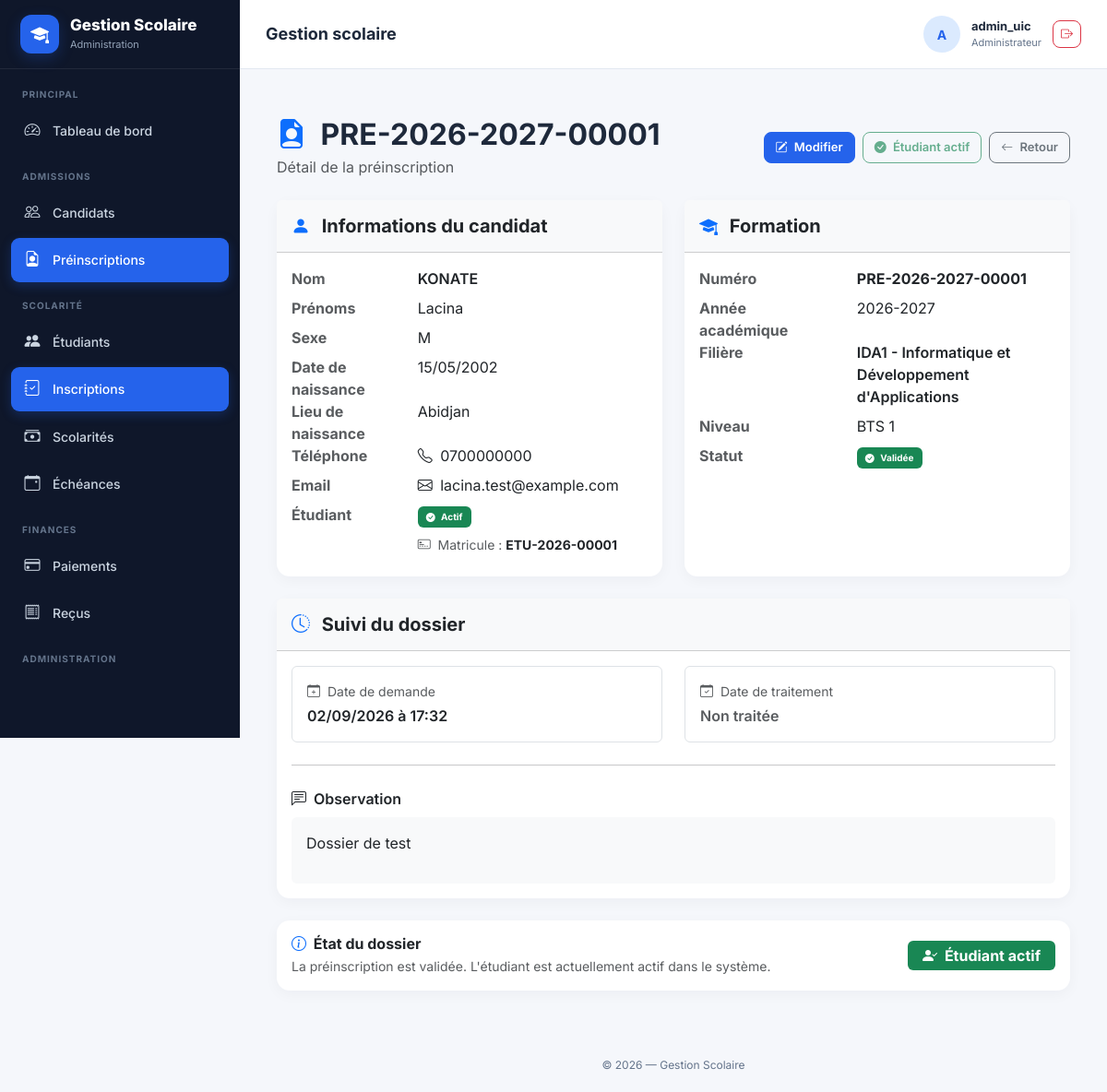
Page /preinscriptions/1/ (signed in) on the earlier database version.
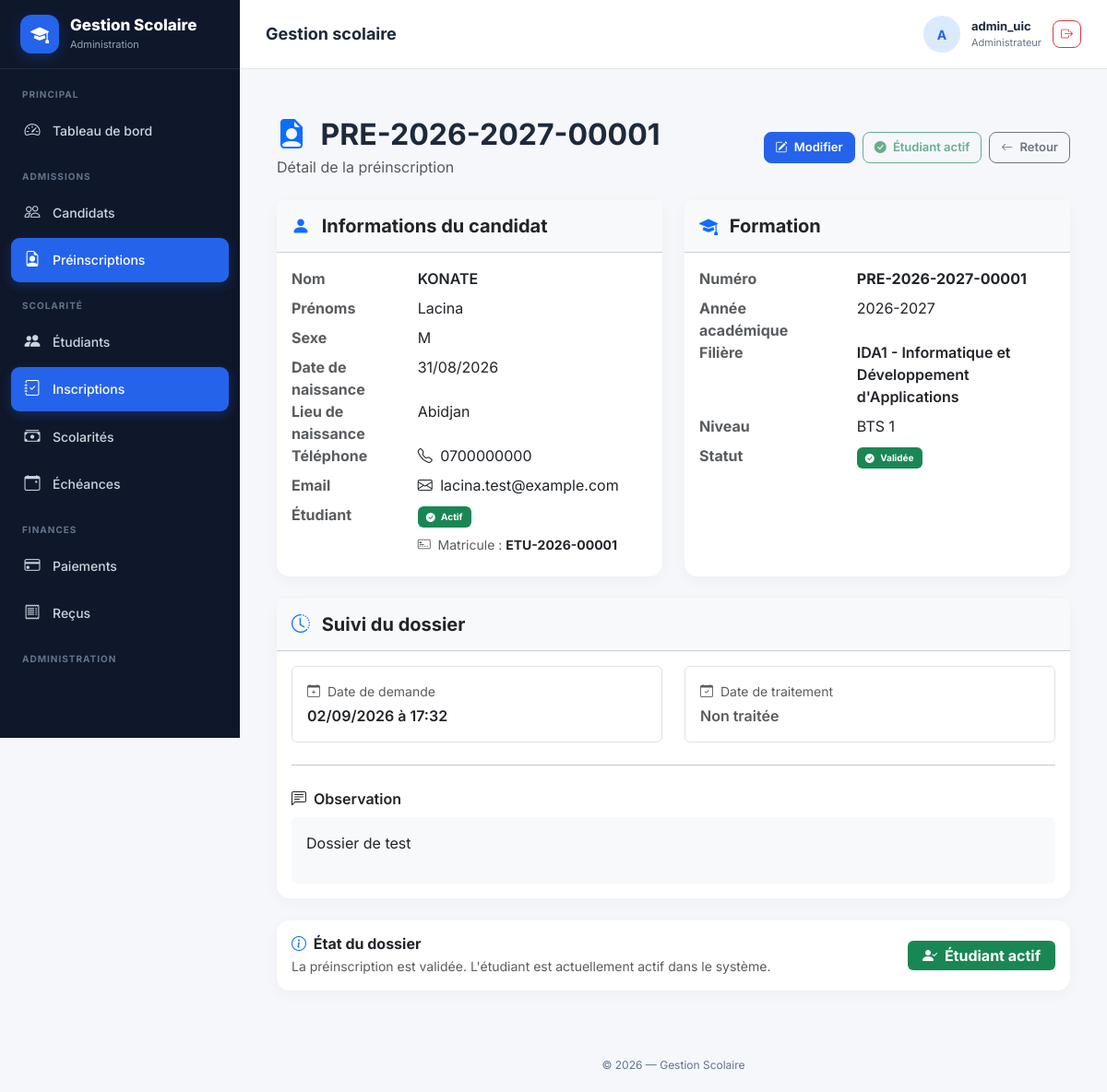
Same page on the later database version.
### gestion/models.py (models this page shows, shortened)
class Preinscription(models.Model):
    STATUT_CHOICES = [
        ("EN_ATTENTE", "En attente"),
        ("DOSSIER_INCOMPLET", "Dossier incomplet"),
        ("DOSSIER_COMPLET", "Dossier complet"),
        ("VALIDEE", "Validée"),
        ("REJETEE", "Rejetée"),
    ]
    numero = models.CharField(
        max_length=30,
        unique=True,
        editable=False
    )
    candidat = models.ForeignKey(
        Candidat,
        on_delete=models.PROTECT,
        related_name="preinscriptions"
    )
    annee_academique = models.ForeignKey(
        AnneeAcademique,
        on_delete=models.PROTECT,
        related_name="preinscriptions"
    )
    filiere = models.ForeignKey(
        Filiere,
        on_delete=models.PROTECT,
        related_name="preinscriptions"
    )
    niveau = models.ForeignKey(
        Niveau,
        on_delete=models.PROTECT,
        related_name="preinscriptions"
    )
    statut = models.CharField(
        max_length=30,
        choices=STATUT_CHOICES,
        default="EN_ATTENTE"
    )
    date_demande = models.DateTimeField(
        auto_now_add=True
    )
    date_traitement = models.DateTimeField(
        null=True,
        blank=True
    )
    observation = models.TextField(
        blank=True
    )
    class Meta:
        verbose_name = "Préinscription"
        verbose_name_plural = "Préinscriptions"
        ordering = ["-date_demande"]
        constraints = [
            models.UniqueConstraint(
                fields=[
                    "candidat",
                    "annee_academique",
                ],
                name="unique_preinscription_candidat_annee"
            )
        ]

class Candidat(models.Model):
    SEXE_CHOICES = [
        ("M", "Masculin"),
        ("F", "Féminin"),
    ]
    matricule_candidat = models.CharField(
        max_length=30,
        unique=True,
        editable=False,
    )
    nom = models.CharField(
        max_length=100
    )
    prenoms = models.CharField(
        max_length=150
    )
    sexe = models.CharField(
        max_length=1,
        choices=SEXE_CHOICES
    )
    date_naissance = models.DateField()
    lieu_naissance = models.CharField(
        max_length=150
    )
    nationalite = models.CharField(
        max_length=100,
        default="Ivoirienne"
    )
    photo = models.ImageField(
        upload_to="candidats/photos/",
        null=True,
        blank=True,
        validators=[FileExtensionValidator(allowed_extensions=["jpg", "jpeg", "png"])],
    )
    telephone = models.CharField(
        max_length=30
    )
    email = models.EmailField(
        blank=True,
        null=True
    )
    adresse = models.CharField(
        max_length=255,
        blank=True
    )
    ville = models.CharField(
        max_length=100,
        blank=True
    )
    dernier_diplome = models.CharField(
        max_length=150,
        blank=True
    )
    serie_diplome = models.CharField(
        max_length=100,
        blank=True
    )
    annee_obtention = models.PositiveIntegerField(
        null=True,
        blank=True
    )
    etablissement_origine = models.CharField(
        max_length=200,
        blank=True
    )
    date_creation = models.DateTimeField(
        auto_now_add=True
    )
    date_modification = models.DateTimeField(
        auto_now=True
    )
    actif = models.BooleanField(
        default=True
    )
    class Meta:
        verbose_name = "Candidat"
        verbose_name_plural = "Candidats"
        ordering = ["nom", "prenoms"]

class Etudiant(models.Model):
    matricule = models.CharField(
        max_length=30,
        unique=True,
        editable=False
    )
    candidat = models.OneToOneField(
        Candidat,
        on_delete=models.PROTECT,
        related_name="etudiant"
    )
    date_creation = models.DateTimeField(
        auto_now_add=True
    )
    actif = models.BooleanField(
        default=True
    )
    class Meta:
        verbose_name = "Étudiant"
        verbose_name_plural = "Étudiants"
        ordering = ["matricule"]

class AnneeAcademique(models.Model):
    libelle = models.CharField(
        max_length=20,
        unique=True
    )
    date_debut = models.DateField(
        null=True,
        blank=True
    )
    date_fin = models.DateField(
        null=True,
        blank=True
    )
    active = models.BooleanField(
        default=False
    )
    class Meta:
        verbose_name = "Année académique"
        verbose_name_plural = "Années académiques"
        ordering = ["-libelle"]
    def __str__(self):
        return self.libelle

class Filiere(models.Model):
    code = models.CharField(
        max_length=20,
        unique=True
    )
    nom = models.CharField(
        max_length=150
    )
    active = models.BooleanField(
        default=True
    )
    class Meta:
        verbose_name = "Filière"
        verbose_name_plural = "Filières"
        ordering = ["nom"]
    def __str__(self):
        return f"{self.code} - {self.nom}"

class Niveau(models.Model):
    code = models.CharField(
        max_length=20,
        unique=True
    )
    nom = models.CharField(
        max_length=100
    )
    ordre = models.PositiveIntegerField(
        default=1
    )
    active = models.BooleanField(
        default=True
    )
    class Meta:
        verbose_name = "Niveau"
        verbose_name_plural = "Niveaux"
        ordering = ["ordre"]
    def __str__(self):
        return self.nom

### gestion/views.py (the view)
@login_required
@permission_required('gestion.view_preinscription', raise_exception=True)
def preinscription_detail(request, pk):
    preinscription = get_object_or_404(
        Preinscription.objects.select_related(
            "candidat",
            "annee_academique",
            "filiere",
            "niveau",
        ),
        pk=pk
    )
    return render(
        request,
        "gestion/preinscriptions/detail.html",
        {
            "preinscription": preinscription,
        }
    )

### gestion/templates/gestion/preinscriptions/detail.html (shortened to what the changed rows need)
{% extends "gestion/base.html" %}
{% block content %}
<div class="container-fluid py-4">
    <div class="d-flex flex-wrap justify-content-between align-items-center gap-3 mb-4">
        <div>
            <h2 class="fw-bold mb-1">
                <i class="bi bi-file-earmark-person-fill me-2 text-primary"></i>
                {{ preinscription.numero }}
            </h2>
            <p class="text-muted mb-0">
                Détail de la préinscription
            </p>
        </div>
    </div>
    <div class="row g-4">
        <div class="col-lg-6">
            <div class="card shadow-sm border-0 h-100">
                <div class="card-body">
                    <dl class="row mb-0">
                        <dt class="col-sm-4 text-muted">
                            Nom
                        </dt>
                        <dd class="col-sm-8 fw-semibold">
                            {{ preinscription.candidat.nom }}
                        </dd>
                        <dt class="col-sm-4 text-muted">
                            Prénoms
                        </dt>
                        <dd class="col-sm-8">
                            {{ preinscription.candidat.prenoms }}
                        </dd>
                        {% if preinscription.candidat.sexe %}
                            <dt class="col-sm-4 text-muted">
                                Sexe
                            </dt>
                            <dd class="col-sm-8">
                                {{ preinscription.candidat.sexe }}
                            </dd>
                        {% endif %}
                        {% if preinscription.candidat.date_naissance %}
                            <dt class="col-sm-4 text-muted">
                                Date de naissance
                            </dt>
                            <dd class="col-sm-8">
                                {{ preinscription.candidat.date_naissance|date:"d/m/Y" }}
                            </dd>
                        {% endif %}
                        {% if preinscription.candidat.lieu_naissance %}
                            <dt class="col-sm-4 text-muted">
                                Lieu de naissance
                            </dt>
                            <dd class="col-sm-8">
                                {{ preinscription.candidat.lieu_naissance }}
                            </dd>
                        {% endif %}
                        <dt class="col-sm-4 text-muted">
                            Téléphone
                        </dt>
                        <dd class="col-sm-8">
                            {% if preinscription.candidat.telephone %}
                                <i class="bi bi-telephone me-1"></i>
                                {{ preinscription.candidat.telephone }}
                            {% else %}
                                <span class="text-muted">
                                    -
                                </span>
                            {% endif %}
                        </dd>
                        <dt class="col-sm-4 text-muted">
                            Email
                        </dt>
                        <dd class="col-sm-8">
                            {% if preinscription.candidat.email %}
                                <i class="bi bi-envelope me-1"></i>
                                {{ preinscription.candidat.email }}
                            {% else %}
                                <span class="text-muted">
                                    -
                                </span>
                            {% endif %}
                        </dd>
                        <dt class="col-sm-4 text-muted">
                            Étudiant
                        </dt>
                        <dd class="col-sm-8">
                            {% if preinscription.candidat.etudiant %}
                                {% if preinscription.candidat.etudiant.actif %}
                                    <span class="badge bg-success">
                                        <i class="bi bi-check-circle-fill me-1"></i>
                                        Actif
                                    </span>
                                    <div class="small text-muted mt-2">
                                        <i class="bi bi-credit-card-2-front me-1"></i>
                                        Matricule :
                                        <strong class="text-dark">
                                            {{ preinscription.candidat.etudiant.matricule }}
                                        </strong>
                                    </div>
                                {% endif %}
                            {% endif %}
                        </dd>
                    </dl>
                </div>
            </div>
        </div>
        <div class="col-lg-6">
            <div class="card shadow-sm border-0 h-100">
                <div class="card-body">
                    <dl class="row mb-0">
                        <dt class="col-sm-5 text-muted">
                            Numéro
                        </dt>
                        <dd class="col-sm-7 fw-bold">
                            {{ preinscription.numero }}
                        </dd>
                        <dt class="col-sm-5 text-muted">
                            Année académique
                        </dt>
                        <dd class="col-sm-7">
                            {{ preinscription.annee_academique }}
                        </dd>
                        <dt class="col-sm-5 text-muted">
                            Filière
                        </dt>
                        <dd class="col-sm-7 fw-semibold">
                            {{ preinscription.filiere }}
                        </dd>
                        <dt class="col-sm-5 text-muted">
                            Niveau
                        </dt>
                        <dd class="col-sm-7">
                            {{ preinscription.niveau }}
                        </dd>
                        <dt class="col-sm-5 text-muted">
                            Statut
                        </dt>
                        <dd class="col-sm-7">
                            {% if preinscription.statut == "VALIDEE" %}
                                <span class="badge bg-success">
                                </span>
                            {% elif preinscription.statut == "REJETEE" %}
                                <span class="badge bg-danger">
                                    <i class="bi bi-x-circle-fill me-1"></i>
                                    Rejetée
                                </span>
                            {% elif preinscription.statut == "DOSSIER_COMPLET" %}
                                <span class="badge bg-info text-dark">
                                    <i class="bi bi-folder-check me-1"></i>
                                    Dossier complet
                                </span>
                            {% elif preinscription.statut == "DOSSIER_INCOMPLET" %}
                                <span class="badge bg-warning text-dark">
                                    <i class="bi bi-exclamation-triangle me-1"></i>
                                    Dossier incomplet
                                </span>
                            {% else %}
                                <span class="badge bg-secondary">
                                    <i class="bi bi-hourglass-split me-1"></i>
                                    En attente
                                </span>
                            {% endif %}
                        </dd>
                    </dl>
                </div>
            </div>
        </div>
        <div class="col-12">
            <div class="card shadow-sm border-0">
                <div class="card-body">
                    <div class="row g-4">
                        <div class="col-md-6">
                            <div class="border rounded p-3 h-100">
                                <div class="text-muted small mb-1">
                                    <i class="bi bi-calendar-plus me-1"></i>
                                    Date de demande
                                </div>
                                <div class="fw-semibold">
                                    {{ preinscription.date_demande|date:"d/m/Y à H:i" }}
                                </div>
                            </div>
                        </div>
                    </div>
                    <div>
                        {% if preinscription.observation %}
                            <div class="bg-light rounded p-3">
                                {{ preinscription.observation|linebreaks }}
                            </div>
                        {% else %}
                            <div class="text-muted">
                                <i class="bi bi-info-circle me-1"></i>
                                Aucune observation.
                            </div>
                        {% endif %}
                    </div>
                </div>
            </div>
        </div>
    </div>
</div>
{% endblock %}

Differences in the rows shown:
changed through a linked row, Preinscription "Dossier de test": candidat.date_naissance "15/05/2002" → "31/08/2026"
